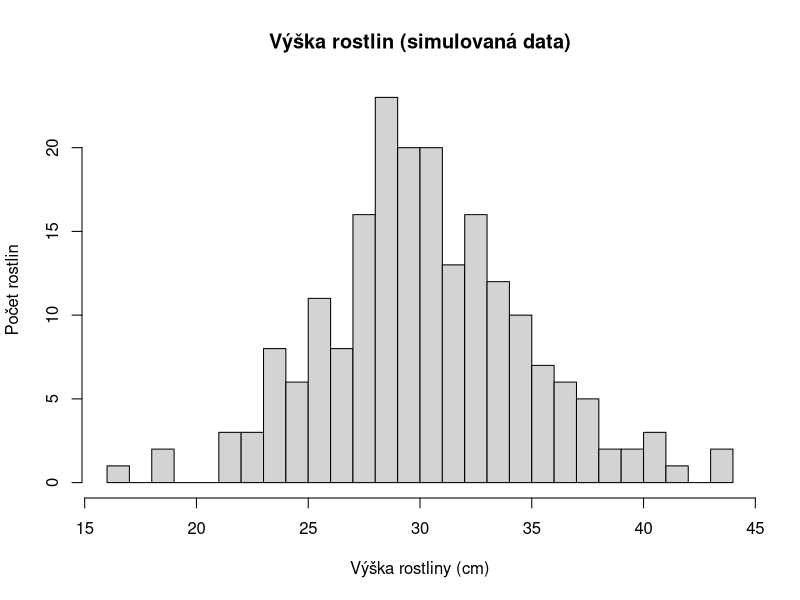

Reproduce this figure in R.
#----------------------------------------------------------#
#
#      L10 — Tvar rozdělení, transformace a nelinearita
#                 Praktické cvičení v R
#             Studenti biologie a ekologie
#                       O. Mottl
#                         2026
#
#----------------------------------------------------------#

#----------------------------------------------------------#
# Příprava -----
#----------------------------------------------------------#

#--------------------------------------------------#
## Jak získat a otevřít skript -----
#--------------------------------------------------#
# Ke cvičení potřebujete jen tento skript cviceni.R. Žádný datový soubor
# stahovat nemusíte: většinu dat si vytvoříte přímo v R a jedna tabulka
# je součástí každé instalace R.
#
# Kde skript najdete:
# V README lekce (soubor README.md v kořeni repozitáře L10) najděte část
# Materiály pro studenty a otevřete odkaz na R skript. Pokud se soubor
# otevře na GitHubu, stáhněte ho tlačítkem Download raw file nad obsahem
# souboru. Neukládejte stránku prohlížeče jako HTML.
# Po vydání cvičení bude skript také na webu kurzu:
# https://cuni-natur-biostatistics.github.io/L10/current/code/cviceni.R
#
# Jak skript uložit a otevřít:
# 1. Vytvořte si složku, například L10_praktikum, a uložte do ní
#    cviceni.R.
# 2. V RStudiu zvolte File > Open File a vyberte uložený cviceni.R.
# 3. Přes File > Save As si uložte vlastní kopii, například
#    cviceni_L10_prijmeni.R.

#--------------------------------------------------#
## Jak se skriptem pracovat -----
#--------------------------------------------------#
# Hlavní úlohy U01–U08 řešte v uvedeném pořadí, protože na sebe navazují.
# Úlohy navíc N01–N11 jsou dobrovolné. Slouží k dalšímu procvičování,
# klidně i po praktiku, a nemusíte je stihnout.
#
# Spouštění kódu:
# - Jeden příkaz spustíte tak, že do něj umístíte kurzor a stisknete
#   Ctrl + Enter.
# - Více příkazů najednou označte myší a stiskněte Ctrl + Enter.
# - Výsledky se vypisují v panelu Console, grafy v panelu Plots a vytvořené
#   objekty uvidíte v panelu Environment.
# - Starší grafy si v panelu Plots prohlédnete šipkami vlevo nahoře.
#
# Komentáře a odpovědi:
# - Řádky začínající znakem # jsou komentáře; R je nespouští.
# - Kód pište pod řádek "Vaše řešení". Slovní odpovědi pište jako komentáře.
# - Některé ukázky kódu jsou zakomentované. Zkopírujte je do svého řešení
#   a z každého řádku odstraňte úvodní #. Nejrychleji to uděláte tak, že
#   vložené řádky označíte a zvolíte Code > Comment/Uncomment Lines
#   (Ctrl + Shift + C).
#
# Když se něco pokazí:
# Pokud objekty v Environmentu neodpovídají skriptu, zvolte Session >
# Restart R. Restart smaže objekty z paměti, ale uložený skript zůstane.
# Potom znovu spusťte své hotové hlavní úlohy shora dolů.

#--------------------------------------------------#
## Výsledky učení a předpoklady -----
#--------------------------------------------------#
# Po cvičení byste měli umět:
# - popsat tvar rozdělení z histogramu a Q–Q grafu a posoudit, zda je
#   pro lineární model podstatný,
# - rozlišit transformace, které mění jen měřítko (jednotky, centrování,
#   z-skóre), od transformací, které mění tvar (odmocnina, logaritmus),
# - rozpoznat zakřivený vztah v grafu residuí a navrhnout jednoduché
#   řešení,
# - porovnat několik biologicky smysluplných tvarů vztahu,
# - vysvětlit koeficient modelu po logaritmické transformaci.
#
# Navazujeme na předchozí lekce: vektory, datové rámce, histogram, průměr
# a medián, lm(), coef(), confint(), predict(), residua, graf residuí,
# Q–Q graf a AIC. Nové funkce vysvětlujeme vždy u úlohy, kde je poprvé
# potřebujete.

#--------------------------------------------------#
## Technická kontrola -----
#--------------------------------------------------#
# Spusťte následující řádek. Vypíše verzi R. Očekávané výsledky ve skriptu
# platí pro R 3.6 a novější; ve starších verzích se mohou vygenerovaná
# čísla lišit.
R.version.string

#----------------------------------------------------------#
# Připomenutí z předchozích lekcí -----
#----------------------------------------------------------#
# Pokud se v grafech residuí a v AIC orientujete, můžete tento blok
# přeskočit.
#
# Graf residuí (osa x: odhadnuté hodnoty fitted(), osa y: residua
# residuals()) čteme takto:
# - vodorovný pás kolem nuly bez vzoru: přímka vztah vystihuje;
# - oblouk nebo písmeno U: vztah je zakřivený, přímka ho nevystihuje;
# - vějíř (rozptyl roste zleva doprava): odchylky jsou u velkých hodnot
#   větší než u malých.
#
# AIC porovnává kandidátní modely. Nižší AIC znamená lepší kompromis mezi
# shodou s daty a složitostí. Porovnávat smíme jen modely se stejnou
# odezvou na stejných pozorováních.

#----------------------------------------------------------#
# Hlavní úlohy -----
#----------------------------------------------------------#

#--------------------------------------------------#
## Sčítání, nebo násobení? -----
#--------------------------------------------------#
# V první části si data vytvoříme sami. Takovým datům říkáme simulovaná
# data. Výhoda: víme přesně, jak vznikla, a můžeme tak ověřit, co s nimi
# dělají grafy, transformace a modely.
#
# Nové funkce:
# - set.seed() nastaví výchozí bod generátoru náhodných čísel. Díky tomu
#   dostanete stejná „náhodná“ čísla jako ostatní a můžete porovnat své
#   výsledky s očekávanými. Spouštějte ho vždy těsně před generováním.
# - rnorm() vygeneruje n hodnot ze souměrného zvonu (normálního
#   rozdělení) se zadaným průměrem (mean) a směrodatnou odchylkou (sd).
#
# Ukázka: výška 200 rostlin (simulovaná data). Výšku ovlivňuje mnoho
# drobných vlivů (světlo, voda, živiny), které se k sobě SČÍTAJÍ.
# Součet mnoha drobných vlivů dává souměrný zvon. Proto výšku vytvoříme
# funkcí rnorm(): průměr 30 cm, směrodatná odchylka 5 cm.
# Označte všechny řádky ukázky a spusťte je Ctrl + Enter.
set.seed(seed = 900723)
vec_vyska_rostlin <-
  rnorm(
    n = 200,
    mean = 30,
    sd = 5
  )
hist(
  x = vec_vyska_rostlin,
  breaks = 20,
  main = "Výška rostlin (simulovaná data)",
  xlab = "Výška rostliny (cm)",
  ylab = "Počet rostlin"
)
mean(x = vec_vyska_rostlin)
median(x = vec_vyska_rostlin)

# Hmotnost ryby vzniká jinak. Každý vliv (teplota, potrava, paraziti)
# hmotnost zvětší nebo zmenší o určité PROCENTO. Vlivy se tedy NÁSOBÍ.
# Takovou veličinu vytvoříme tak, že zvon z rnorm() vložíme do funkce
# exp(). Funkce exp() je opakem logaritmu; podrobně se k ní vrátíme
# v úloze U03. Zatím stačí recept: mean = log(x = 50) zajistí, že typická
# ryba bude vážit kolem 50 g.
#
# Ukázka: hmotnost 200 ryb v gramech (simulovaná data). Označte všechny
# řádky a spusťte je.
set.seed(seed = 900723)
vec_hmotnost_ryb <-
  exp(
    x = rnorm(
      n = 200,
      mean = log(x = 50),
      sd = 0.8
    )
  )

#----------------------------------------#
### Úloha | L10-U01 -----
#----------------------------------------#

# Zadání:
# Pracujte s vec_vyska_rostlin a vec_hmotnost_ryb z ukázek.
# 1. Nakreslete histogram vec_hmotnost_ryb s popisky os včetně jednotek.
# 2. Spočítejte průměr a medián hmotnosti ryb.
# 3. Nakreslete Q–Q graf výšky rostlin a Q–Q graf hmotnosti ryb, oba
#    s referenční přímkou.
# 4. Do komentáře popište tvar obou rozdělení slovy: je souměrné, nebo má
#    dlouhý ocas na jedné straně? Jak se to projevilo na vztahu průměru
#    a mediánu a v Q–Q grafu?

# Vaše řešení:


# Nápověda 1:
# Histogram nakreslíte stejně jako v ukázce s rostlinami. Pro Q–Q graf
# potřebujete dvě funkce: jedna kreslí body, druhá přidá referenční
# přímku.
#
# Nápověda 2:
# Q–Q graf nakreslíte qqnorm(y = ...) a přímku přidáte qqline(y = ...).
# Pro každý vektor spusťte obě funkce zvlášť: nejdřív obě pro rostliny,
# potom obě pro ryby.
#
# Očekávaný výsledek:
# Ryby váží asi od 6 do 453 g. Průměr je asi 68,9 g, medián asi 49,2 g.
# Histogram má dlouhý ocas vpravo (pravostranně šikmé rozdělení)
# a v Q–Q grafu se body vpravo nahoře zvedají vysoko nad přímku.
# U rostlin je průměr (30,2 cm) téměř stejný jako medián (29,9 cm)
# a body Q–Q grafu leží blízko přímky.
#
# Interpretace:
# Několik velmi těžkých ryb táhne průměr nahoru. Která hodnota, průměr,
# nebo medián, lépe popisuje „typickou“ rybu?

#--------------------------------------------------#
## Mění se tvar, když měníme jednotky? -----
#--------------------------------------------------#
# Tři transformace mění jen měřítko:
# - změna jednotek: hmotnost v kg dostaneme jako hmotnost v g / 1000;
# - centrování: od každé hodnoty odečteme průměr, takže nový průměr je 0;
# - z-skóre: po centrování ještě vydělíme směrodatnou odchylkou.
#   z-skóre říká, o kolik směrodatných odchylek leží hodnota nad
#   průměrem (kladné číslo), nebo pod ním (záporné číslo):
#
#     z = (x - mean(x)) / sd(x)
#
# Funkce scale(x = ...) spočítá z-skóre stejně, ale vrací ho jako
# tabulku s pomocnými údaji. Proto zde používáme výpočet podle vzorce.

#----------------------------------------#
### Úloha | L10-U02 -----
#----------------------------------------#

# Zadání:
# Pracujte s vec_hmotnost_ryb z U01.
# 1. Vytvořte vec_hmotnost_kg (hmotnost v kilogramech).
# 2. Vytvořte vec_hmotnost_z (z-skóre hmotnosti) podle vzorce výše.
# 3. Spočítejte rozsah vec_hmotnost_kg funkcí range().
# 4. Nakreslete histogram vec_hmotnost_z a porovnejte ho s histogramem
#    z U01.
# 5. Spočítejte průměr a směrodatnou odchylku vec_hmotnost_z.
# 6. Do komentáře zapište, co se změnilo a co zůstalo stejné.

# Vaše řešení:


# Nápověda 1:
# Každou transformaci zapíšete jedním řádkem: vezmete celý vektor
# a provedete s ním výpočet. R počítá s každou hodnotou vektoru zvlášť.
#
# Nápověda 2:
# Pro z-skóre použijte mean(x = vec_hmotnost_ryb) a
# sd(x = vec_hmotnost_ryb) přímo ve vzorci. Histogram nakreslíte hist()
# se stejnými argumenty jako v ukázce; změňte x a popisek osy x.
# Rozsah vypíše range(x = vec_hmotnost_kg).
#
# Očekávaný výsledek:
# Hmotnosti v kg leží asi od 0,006 do 0,453 kg. Histogram z-skóre má
# stejný tvar s dlouhým ocasem vpravo jako histogram z U01; změnila se
# jen čísla na ose x. Průměr z-skóre je prakticky 0. R ho může vypsat jako
# velmi malé číslo, například 4.3e-17. Zápis e-17 znamená × 10^-17, tedy
# prakticky nulu. Směrodatná odchylka z-skóre je přesně 1. Nejtěžší ryba
# má z-skóre asi 6,05: leží 6,05 směrodatné odchylky nad průměrem.
#
# Interpretace:
# Spolužák tvrdí: „Po převodu na z-skóre budou hmotnosti normálně
# rozdělené.“ Má pravdu? Odpovězte podle svých histogramů.

#--------------------------------------------------#
## Které transformace mění tvar? -----
#--------------------------------------------------#
# Odmocnina a logaritmus mění tvar rozdělení: malé hodnoty od sebe
# oddálí a velké k sobě přiblíží. Dlouhý ocas vpravo se tím zkrátí.
#
# Logaritmus převádí násobky na stejné kroky. Funkce log() počítá
# přirozený logaritmus a exp() je jeho opak. Spusťte ukázku:
# - každé zdvojnásobení (1, 2, 4, 8) přidá k logaritmu stejný krok 0,693;
# - exp() vrátí logaritmus zpět na původní hodnotu;
# - logaritmus nuly není konečné číslo (R vypíše -Inf), proto lze
#   logaritmovat jen kladné hodnoty.
log(x = c(1, 2, 4, 8))
exp(x = log(x = 8))
log(x = 0)

#----------------------------------------#
### Úloha | L10-U03 -----
#----------------------------------------#

# Zadání:
# Pracujte s vec_hmotnost_ryb z U01.
# 1. Vytvořte vec_hmotnost_odmocnina pomocí sqrt() a vec_hmotnost_log
#    pomocí log().
# 2. Nakreslete histogram každého z nich.
# 3. Nakreslete Q–Q graf vec_hmotnost_log s referenční přímkou.
# 4. Spočítejte průměr vec_hmotnost_log a porovnejte ho s log(x = 50),
#    tedy s hodnotou, kterou jsme zadali do receptu v ukázce před U01.
# 5. Převeďte průměr logaritmů zpět funkcí exp(). Kolik gramů vyšlo?
# 6. Do komentáře zapište, které transformace z U02 a U03 změnily tvar
#    rozdělení a které jen měřítko.

# Vaše řešení:


# Nápověda 1:
# V ukázce před U01 jsme zvon z rnorm() vložili do exp(). Co se stane, když na
# výsledek použijeme opačnou funkci?
#
# Nápověda 2:
# vec_hmotnost_log <- log(x = vec_hmotnost_ryb). Zpětný převod průměru:
# exp(x = mean(x = vec_hmotnost_log)).
#
# Očekávaný výsledek:
# Po odmocnině má histogram stále ocas vpravo, ale kratší. Po logaritmu je
# histogram přibližně souměrný a body Q–Q grafu leží blízko přímky.
# Průměr logaritmů je asi 3,948, log(x = 50) je 3,912. exp() vrátí asi
# 51,8 g, tedy hodnotu blízkou typické rybě z receptu (50 g). Tvar
# změnily odmocnina a logaritmus; jednotky a z-skóre změnily jen měřítko.
# Histogram logaritmu hmotnosti má stejný tvar jako histogram výšky
# rostlin z ukázky: oba vznikly se stejným set.seed() ze stejných
# náhodných čísel z rnorm(), jen s jiným průměrem a rozptylem.
#
# Interpretace:
# Veličině, která je po logaritmu souměrná, říkáme log-normální. Které
# biologické veličiny kolem vás vznikají spíš násobením než sčítáním?

#--------------------------------------------------#
## Co musí být normální? -----
#--------------------------------------------------#
# Lineární model předpokládá přibližně normální rozdělení residuí, nikoli
# odezvy nebo prediktoru. Ověříme si to na datech, u kterých víme, že
# přímka platí.
#
# Ukázka: 120 listů (simulovaná data). Plocha listu vzniká násobením,
# proto je pravostranně šikmá. Sušina listu je přesně přímka:
# 5 mg + 0,4 mg na každý cm² plochy, plus náhodná odchylka ze zvonu se
# směrodatnou odchylkou 3 mg. Označte všechny řádky a spusťte je.
set.seed(seed = 900723)
vec_plocha_listu <-
  exp(
    x = rnorm(
      n = 120,
      mean = log(x = 20),
      sd = 0.9
    )
  )
vec_susina_listu <-
  5 + 0.4 * vec_plocha_listu +
  rnorm(
    n = 120,
    mean = 0,
    sd = 3
  )
data_listy <-
  data.frame(
    plocha_cm2 = vec_plocha_listu,
    susina_mg = vec_susina_listu
  )
# Jeden řádek tabulky data_listy představuje jeden list.
#
# Shapiro–Wilkův test normality doplňuje Q–Q graf. Nulová hypotéza zní:
# hodnoty odpovídají normálnímu tvaru. Malá p-hodnota je důkazem proti
# ní. Test čteme vždy až po Q–Q grafu a s ohledem na počet pozorování:
# u velkých vzorků odhalí i nepodstatnou odchylku, u malých přehlédne
# i velkou. Použití: shapiro.test(x = ...).

#----------------------------------------#
### Úloha | L10-U04 -----
#----------------------------------------#

# Zadání:
# Pracujte s data_listy.
# 1. Nakreslete histogram plochy listu a histogram sušiny listu.
# 2. Vytvořte model mod_listy se sušinou jako odezvou a plochou jako
#    prediktorem.
# 3. Nakreslete histogram residuí a Q–Q graf residuí mod_listy.
# 4. Spusťte Shapiro–Wilkův test na sušině listu a na residuích
#    mod_listy.
# 5. Do komentáře odpovězte: co musí být u lineárního modelu přibližně
#    normální, a splňuje to mod_listy?

# Vaše řešení:


# Nápověda 1:
# Model vytvoříte jako v předchozích lekcích pomocí lm() s formula
# a data. Residua z modelu získáte funkcí, kterou jste používali v grafu
# residuí.
#
# Nápověda 2:
# Formule je susina_mg ~ plocha_cm2. Residua jsou
# residuals(object = mod_listy); vložte je do hist(), qqnorm(), qqline()
# a shapiro.test().
#
# Očekávaný výsledek:
# Plocha i sušina mají dlouhý ocas vpravo. Residua jsou přibližně
# souměrná a v Q–Q grafu leží blízko přímky. Test pro sušinu dává
# p < 0,001, pro residua p ≈ 0,56. Odhadnutý sklon je asi 0,41 mg
# na cm² (v receptu 0,4). Model je v pořádku, i když odezva normální není.
#
# Interpretace:
# Proč by bylo chybou sušinu logaritmovat jen proto, že test normality
# pro samotnou sušinu dal malou p-hodnotu?

#--------------------------------------------------#
## Kolikrát víc energie spotřebuje dvakrát těžší zvíře? -----
#--------------------------------------------------#
# U savců roste klidový metabolismus s tělesnou hmotností přibližně jako
# hmotnost^0,75. Zvíře dvakrát těžší tedy nespotřebuje dvakrát víc
# energie, ale jen 2^0,75 ≈ 1,68krát víc.
#
# Ukázka: 80 savců od 10 g do 100 kg (simulovaná data). Funkce runif()
# vygeneruje hodnoty rovnoměrně rozložené mezi min a max. Hmotnosti
# rozložíme rovnoměrně na logaritmické škále, aby byla zastoupena malá
# i velká zvířata. Metabolismus ve wattech je 3 × hmotnost^0,75, násobený
# náhodnou odchylkou zhruba o třicet procent nahoru nebo dolů.
# Označte všechny řádky a spusťte je.
set.seed(seed = 900723)
vec_hmotnost_zvirat <-
  exp(
    x = runif(
      n = 80,
      min = log(x = 0.01),
      max = log(x = 100)
    )
  )
vec_metabolismus <-
  3 * vec_hmotnost_zvirat^0.75 *
  exp(
    x = rnorm(
      n = 80,
      mean = 0,
      sd = 0.3
    )
  )
data_metabolismus <-
  data.frame(
    hmotnost_kg = vec_hmotnost_zvirat,
    metabolismus_w = vec_metabolismus
  )
# Jeden řádek tabulky data_metabolismus představuje jedno zvíře.
#
# Zakřivený vztah lze popsat i lineárním modelem. „Lineární“ znamená
# lineární v koeficientech, nikoli přímka v grafu. Do formule proto
# můžeme dát i log() nebo druhou mocninu prediktoru. Druhou mocninu
# zapíšeme jako I(hmotnost_kg^2). Funkce I() říká R, aby výraz uvnitř
# spočítal jako obyčejnou druhou mocninu.

#----------------------------------------#
### Úloha | L10-U05 -----
#----------------------------------------#

# Zadání:
# Pracujte s data_metabolismus.
# 1. Nakreslete bodový graf metabolismu (osa y) proti hmotnosti (osa x)
#    s popisky os včetně jednotek.
# 2. Vytvořte mod_metab_primka (metabolismus ~ hmotnost) a nakreslete
#    jeho graf residuí s vodorovnou čárou v nule.
# 3. Dříve než odhadnete další modely, zapište do komentáře, co
#    biologicky tvrdí tito dva kandidáti:
#
#      mod_metab_kvadraticky:
#        metabolismus_w ~ hmotnost_kg + I(hmotnost_kg^2)
#      mod_metab_mocninny:
#        log(metabolismus_w) ~ log(hmotnost_kg)
#
# 4. Vytvořte mod_metab_kvadraticky a nakreslete jeho graf residuí.
# 5. Spočítejte AIC přímky a kvadratického modelu. Do komentáře zapište,
#    proč do tohoto srovnání nesmíme přidat AIC mocninného modelu.

# Vaše řešení:


# Nápověda 1:
# Kvadratický člen dovoluje, aby křivka postupně zrychlovala nebo
# zpomalovala, případně se obrátila. Mocninný vztah tvrdí, že každé
# zdvojnásobení hmotnosti vynásobí metabolismus stejným číslem.
#
# Nápověda 2:
# Graf residuí: plot(x = fitted(object = ...), y = residuals(object = ...))
# a potom abline(h = 0). AIC spočítáte AIC(object = ...) pro každý model
# zvlášť.
#
# Očekávaný výsledek:
# Většina zvířat je v bodovém grafu namačkaná vlevo dole. V grafu residuí
# přímky mají nejmenší zvířata residua mírně záporná a rozptyl residuí
# doprava výrazně roste (vějíř). Kvadratický model má nižší AIC (asi
# 550,3 proti 557,5), ale vějíř v jeho residuích zůstává. Mocninný model
# má jinou odezvu (logaritmus metabolismu), proto jeho AIC nelze
# porovnat s modely pro metabolismus ve wattech.
#
# Interpretace:
# Kvadratický model „vyhrál“ nad přímkou. Stačí to k tomu, abychom ho
# použili?

#--------------------------------------------------#
## Najde model exponent, který jsme zadali? -----
#--------------------------------------------------#
# V mocninném modelu log(metabolismus) ~ log(hmotnost) je sklon přímo
# exponentem z receptu: pokud model funguje, měl by vyjít blízko 0,75.
# Zvíře 2krát těžší má metabolismus 2^sklon krát vyšší.

#----------------------------------------#
### Úloha | L10-U06 -----
#----------------------------------------#

# Zadání:
# Pracujte s data_metabolismus.
# 1. Nakreslete bodový graf log(metabolismus_w) proti log(hmotnost_kg).
# 2. Vytvořte mod_metab_mocninny podle formule z U05. Nakreslete jeho
#    graf residuí a Q–Q graf residuí.
# 3. Vypište jeho koeficienty a 95% intervaly spolehlivosti. Obsahuje
#    interval pro sklon hodnotu 0,75 z receptu?
# 4. Spočítejte 2^sklon a interpretujte ho jednou větou o zvířatech.
# 5. Převeďte intercept zpět funkcí exp() a porovnejte ho s číslem 3
#    z receptu.

# Vaše řešení:


# Nápověda 1:
# Sklon najdete v řádku s log(hmotnost_kg). Intercept je metabolismus
# na logaritmické škále pro zvíře, jehož log(hmotnost) je 0, tedy pro
# zvíře o hmotnosti 1 kg.
#
# Nápověda 2:
# Koeficienty: coef(object = mod_metab_mocninny); sklon je druhý prvek,
# například coef(object = mod_metab_mocninny)[2]. Intervaly vypíše
# confint(). Mocninu zapíšete jako 2^číslo.
#
# Očekávaný výsledek:
# Na logaritmických osách leží body podél přímky. Residua tvoří
# vodorovný pás bez vějíře a v Q–Q grafu leží blízko přímky. Sklon je asi
# 0,743, interval asi 0,719 až 0,766, takže obsahuje 0,75. 2^sklon je
# asi 1,67: zvíře dvakrát těžší má asi o 67 % vyšší metabolismus. exp()
# z interceptu je asi 3,00.
#
# Interpretace:
# U skutečných dat exponent předem neznáme. Co z této úlohy plyne pro
# důvěru v interval spolehlivosti?

#--------------------------------------------------#
## Má růst larev teplotní optimum? -----
#--------------------------------------------------#
# Larvy hmyzu rostou nejrychleji při určité teplotě. Za chladu je
# metabolismus pomalý, za horka se larvy přehřívají. Takový vztah má
# vrchol (optimum). Logaritmus ho nevystihne, protože jen ohýbá rostoucí
# křivku, ale nedokáže ji otočit dolů. Vrchol umí popsat kvadratický
# člen.
#
# Ukázka: 60 larev chovaných při teplotách 10–35 °C (simulovaná data).
# Denní přírůstek hmotnosti v mg je parabola s vrcholem ve 24 °C plus
# náhodná odchylka. Označte všechny řádky a spusťte je.
set.seed(seed = 900723)
vec_teplota <-
  runif(
    n = 60,
    min = 10,
    max = 35
  )
vec_rust <-
  -12 + 2.4 * vec_teplota - 0.05 * vec_teplota^2 +
  rnorm(
    n = 60,
    mean = 0,
    sd = 1.5
  )
data_larvy <-
  data.frame(
    teplota_c = vec_teplota,
    rust_mg = vec_rust
  )
# Jeden řádek tabulky data_larvy představuje jednu larvu.
#
# Vrchol paraboly odezva = a + b × x + c × x² leží v bodě x = -b / (2c).
# Koeficient b je u prediktoru, c u jeho druhé mocniny.

#----------------------------------------#
### Úloha | L10-U07 -----
#----------------------------------------#

# Zadání:
# Pracujte s data_larvy.
# 1. Nakreslete bodový graf růstu (osa y) proti teplotě (osa x).
# 2. Vytvořte tři modely a ke každému nakreslete graf residuí:
#
#      mod_larvy_primka:      rust_mg ~ teplota_c
#      mod_larvy_kvadraticky: rust_mg ~ teplota_c + I(teplota_c^2)
#      mod_larvy_log:         log(rust_mg) ~ log(teplota_c)
#
# 3. Který model odstranil oblouk v residuích? Porovnejte AIC přímky
#    a kvadratického modelu.
# 4. Z koeficientů kvadratického modelu spočítejte teplotní optimum
#    a porovnejte ho s 24 °C z receptu.

# Vaše řešení:


# Nápověda 1:
# Optimum spočítáte ze dvou koeficientů kvadratického modelu: z koeficientu
# u teplota_c (b) a u I(teplota_c^2) (c). Pořadí koeficientů vypíše
# coef().
#
# Nápověda 2:
# Uložte vec_koef <- coef(object = mod_larvy_kvadraticky). Prvek [1] je
# intercept, [2] je b a [3] je c. Do vzorce -b / (2c) dosaďte
# vec_koef[2] a vec_koef[3].
#
# Očekávaný výsledek:
# Přímka i logaritmický model nechávají v residuích výrazný oblouk;
# kvadratický model nechává vodorovný pás. AIC: přímka asi 296,6,
# kvadratický model asi 218,3. AIC logaritmického modelu do srovnání
# nepatří, protože má jinou odezvu. Optimum vychází asi 23,7 °C.
#
# Interpretace:
# U metabolismu pomohl logaritmus, u larev ne. Co rozhoduje o tom, jaký
# tvar vztahu zvolit?

#--------------------------------------------------#
## Jak rychle roste objem dřeva s průměrem kmene? -----
#--------------------------------------------------#
# Teď skutečná data, u kterých správný tvar předem neznáme. Tabulka trees
# je součástí každé instalace R. Obsahuje 31 pokácených třešní pozdních
# (Prunus serotina) z USA (zdroj: Ryan, Joiner a Ryan, 1976). Jeden řádek
# představuje jeden strom. Sloupce jsou v amerických jednotkách:
# - Girth  ... průměr kmene ve výšce 4,5 stopy, v palcích (název sloupce
#              je zavádějící, jde o průměr, ne o obvod);
# - Height ... výška stromu ve stopách;
# - Volume ... objem dřeva v krychlových stopách.
# Převodní konstanty: 1 palec = 2,54 cm; 1 stopa = 0,3048 m;
# 1 krychlová stopa = 0,0283 m³.
head(
  x = trees,
  n = 6
)
#
# Kmen se podobá válci nebo kuželi. Jeho objem roste s plochou průřezu
# a ta roste s druhou mocninou průměru.

#----------------------------------------#
### Úloha | L10-U08 -----
#----------------------------------------#

# Zadání:
# 1. Ještě před výpočty zapište do komentáře, jaký exponent očekáváte
#    ve vztahu objem ~ průměr^exponent, a proč.
# 2. Vytvořte data_tresne se sloupci prumer_cm, vyska_m a objem_m3
#    převedenými z tabulky trees.
# 3. Nakreslete histogram objemu a porovnejte průměr s mediánem.
# 4. Nakreslete bodový graf objemu proti průměru kmene. Vytvořte
#    mod_tresne_primka (objem_m3 ~ prumer_cm) a nakreslete graf residuí.
# 5. Vytvořte mod_tresne_kvadraticky (s I(prumer_cm^2)) a porovnejte AIC
#    přímky a kvadratického modelu.
# 6. Vytvořte mod_tresne_mocninny (log–log) a nakreslete jeho graf
#    residuí.
# 7. Vypište koeficienty a 95% intervaly mocninného modelu. Porovnejte
#    exponent se svým očekáváním z bodu 1 a spočítejte 2^exponent.
# 8. Napište závěr ve třech až čtyřech větách: jak objem roste s průměrem
#    kmene, jak jistí si jsme a jedno omezení těchto dat.

# Vaše řešení:


# Nápověda 1:
# Postupujte jako u metabolismu v U05–U06, jen napřed převeďte jednotky:
# každý sloupec trees vynásobte jeho převodní konstantou.
#
# Nápověda 2:
# data_tresne <- data.frame(prumer_cm = trees$Girth * 2.54, ...) a stejně
# doplňte výšku a objem. Formule mocninného modelu je
# log(objem_m3) ~ log(prumer_cm).
#
# Očekávaný výsledek:
# Objem je 0,29–2,18 m³, průměr (0,85 m³) je vyšší než medián (0,68 m³).
# Residua přímky tvoří písmeno U: kladná u tenkých i tlustých stromů,
# záporná uprostřed. Kvadratický model má nižší AIC (asi -53,5 proti
# -39,4). AIC mocninného modelu do srovnání nepatří, protože má jinou
# odezvu; jeho residua tvoří vodorovný pás. Exponent je asi 2,20
# (interval asi 2,02 až 2,38). Je blízko očekávané hodnotě 2, ale
# interval ji těsně nezahrnuje; vysvětlení hledejte v interpretaci. Strom
# s dvojnásobným průměrem má asi 4,6krát víc dřeva. Omezení: jeden druh,
# 31 stromů a průměry jen 21–52 cm.
#
# Interpretace:
# Exponent vyšel o něco vyšší než 2. Napadá vás biologický důvod?
# Pomůže pohled na sloupec vyska_m.

#----------------------------------------------------------#
# Úlohy navíc -----
#----------------------------------------------------------#
# Úlohy navíc jsou dobrovolné. Každá uvádí, které objekty z hlavních úloh
# nebo z ukázky těsně před ní potřebuje. Nové objekty pojmenujte jinak,
# než se jmenují objekty z hlavních úloh, abyste je nepřepsali.

#--------------------------------------------------#
## Tvar rozdělení a velikost vzorku -----
#--------------------------------------------------#

# Ukázka: dva vzorky ze stejného souměrného zvonu (simulovaná data),
# jeden s 20 a druhý s 2000 hodnotami. Recept je stejný jako u výšky
# rostlin, mění se jen počet hodnot. Označte všechny řádky a spusťte je.
set.seed(seed = 900723)
vec_zvon_20 <-
  rnorm(
    n = 20,
    mean = 30,
    sd = 5
  )
set.seed(seed = 900723)
vec_zvon_2000 <-
  rnorm(
    n = 2000,
    mean = 30,
    sd = 5
  )

#----------------------------------------#
### Úloha navíc | L10-N01 -----
#----------------------------------------#

# Zadání:
# Pracujte s vec_zvon_20 a vec_zvon_2000 z ukázky.
# 1. Nakreslete histogram obou vektorů.
# 2. Do komentáře popište, zda v každém z nich poznáte souměrný zvon.

# Vaše řešení:


# Nápověda 1:
# Oba vektory pocházejí ze stejného receptu. Liší se jen počtem hodnot,
# a tedy tím, kolik hodnot připadne na každý sloupec histogramu.
#
# Nápověda 2:
# Použijte hist() jako v ukázce s rostlinami. U malého vzorku zkuste
# breaks = 10, u velkého breaks = 30.
#
# Očekávaný výsledek:
# Histogram 20 hodnot je zubatý a zvon v něm skoro nepoznáte, i když
# hodnoty pocházejí ze souměrného zvonu. Histogram 2000 hodnot zvon
# ukazuje zřetelně.
#
# Interpretace:
# Co z toho plyne pro posuzování tvaru z histogramu residuí u malých
# datových souborů?

# Ukázka: dva vzorky se stejným mírně pravostranně šikmým tvarem
# (simulovaná data), 20 a 2000 hodnot. Recept je stejný jako u hmotnosti
# ryb, jen s jinými čísly. Označte všechny řádky a spusťte je.
set.seed(seed = 900723)
vec_mirne_20 <-
  exp(
    x = rnorm(
      n = 20,
      mean = 0,
      sd = 0.25
    )
  )
set.seed(seed = 900723)
vec_mirne_2000 <-
  exp(
    x = rnorm(
      n = 2000,
      mean = 0,
      sd = 0.25
    )
  )

#----------------------------------------#
### Úloha navíc | L10-N02 -----
#----------------------------------------#

# Zadání:
# Pracujte s vec_mirne_20 a vec_mirne_2000 z ukázky výše.
# 1. Na oba vektory použijte shapiro.test().
# 2. Nakreslete jejich Q–Q grafy s referenční přímkou.
# 3. Do komentáře porovnejte p-hodnoty a Q–Q grafy obou vzorků.

# Vaše řešení:


# Nápověda 1:
# Oba vzorky vznikly stejným receptem, takže mají stejně mírnou šikmost.
# Liší se jen počtem hodnot, se kterým test pracuje.
#
# Nápověda 2:
# shapiro.test(x = vec_mirne_20) a totéž pro vec_mirne_2000. Q–Q graf
# nakreslíte qqnorm(y = ...) a qqline(y = ...).
#
# Očekávaný výsledek:
# Pro 20 hodnot je p asi 0,21, pro 2000 hodnot je p < 0,001, přestože
# obě skupiny vznikly stejným receptem se stejnou mírnou šikmostí.
#
# Interpretace:
# Proč výsledek testu normality vždy čteme spolu s Q–Q grafem a počtem
# pozorování?

#----------------------------------------#
### Úloha navíc | L10-N03 -----
#----------------------------------------#

# Zadání:
# Koeficient šikmosti je průměr třetích mocnin z-skóre:
#
#   mean(x = ((x - mean(x)) / sd(x))^3)
#
# Kladné číslo znamená ocas vpravo, záporné ocas vlevo a číslo blízko
# nuly souměrný tvar. Nejde o pravidlo s pevnou hranicí, jen o popis.
# Spočítejte koeficient šikmosti pro vec_vyska_rostlin, vec_hmotnost_ryb
# a vec_hmotnost_log z hlavních úloh.

# Vaše řešení:


# Nápověda 1:
# Uvnitř vzorce poznáte z-skóre z U02.
#
# Nápověda 2:
# Pro ryby můžete použít přímo vec_hmotnost_z:
# mean(x = vec_hmotnost_z^3).
#
# Očekávaný výsledek:
# Rostliny asi 0,16, ryby asi 3,00, logaritmus hmotnosti ryb asi 0,16.
# Rostliny a logaritmus hmotnosti mají stejnou šikmost, protože vznikly
# ze stejných náhodných čísel (viz U03).
#
# Interpretace:
# Proč by bylo chybou rozhodovat o transformaci jen podle toho, zda
# koeficient šikmosti překročí nějakou hranici?

#--------------------------------------------------#
## Další biologické situace -----
#--------------------------------------------------#

# Ukázka: bakterie se v kultuře množí tak, že za každou hodinu přibude
# stejné PROCENTO buněk. Kód vytvoří počty buněk měřené každou hodinu
# od 0 do 12, pokaždé třikrát (simulovaná data). Za hodinu se počet
# vynásobí exp(0.35) ≈ 1,419, tedy přibude asi 41,9 %.
# V kódu je 0:12 řada celých čísel od 0 do 12 a rep(each = 3) zopakuje
# každé z nich třikrát. length() vrátí počet prvků vektoru.
# Označte všechny řádky a spusťte je.
set.seed(seed = 900723)
vec_hodina <-
  rep(
    x = 0:12,
    each = 3
  )
vec_bakterie <-
  1000 * exp(x = 0.35 * vec_hodina) *
  exp(
    x = rnorm(
      n = length(x = vec_hodina),
      mean = 0,
      sd = 0.15
    )
  )
data_bakterie <-
  data.frame(
    hodina = vec_hodina,
    pocet_bunek = vec_bakterie
  )
# Jeden řádek tabulky data_bakterie představuje jedno měření.

#----------------------------------------#
### Úloha navíc | L10-N04 -----
#----------------------------------------#

# Zadání:
# Pracujte s data_bakterie z ukázky výše.
# 1. Nakreslete bodový graf počtu buněk proti hodině a potom graf
#    logaritmu počtu buněk proti hodině.
# 2. Vytvořte mod_bakterie: log(pocet_bunek) ~ hodina.
# 3. Převeďte sklon na procento za hodinu: 100 * (exp(sklon) - 1).
#    Totéž udělejte s oběma mezemi 95% intervalu spolehlivosti.

# Vaše řešení:


# Nápověda 1:
# Je-li logaritmovaná jen odezva, exp(sklon) udává, kolikrát se odezva
# vynásobí, když prediktor vzroste o 1.
#
# Nápověda 2:
# 100 * (exp(x = coef(object = mod_bakterie)[2]) - 1) a stejný výpočet
# pro confint(object = mod_bakterie)[2, ].
#
# Očekávaný výsledek:
# Počty rostou stále rychleji, logaritmus počtu roste po přímce. Sklon
# je asi 0,349, tedy asi 41,8 % za hodinu (interval asi 39,9 až 43,8 %).
# Skutečná hodnota z receptu 41,9 % leží v intervalu.
#
# Interpretace:
# Proč by přímka bez logaritmu popsala růst kultury špatně?

# Ukázka: počet chycených brouků ve 100 pastech (simulovaná data). Počet
# brouků je celé číslo a často je nula. Funkce rpois() vygeneruje celé
# počty (0, 1, 2, …) kolem zadaného průměru lambda; zde je to průměrně
# jeden brouk na past. Označte oba řádky a spusťte je.
set.seed(seed = 900723)
vec_brouci <-
  rpois(
    n = 100,
    lambda = 1
  )

#----------------------------------------#
### Úloha navíc | L10-N05 -----
#----------------------------------------#

# Zadání:
# Pracujte s vec_brouci z ukázky výše.
# 1. Spočítejte, kolik pastí je prázdných.
# 2. Vypočítejte log(x = vec_brouci) a sqrt(x = vec_brouci) a podívejte
#    se, co vyšlo u prázdných pastí.
# 3. Nakreslete histogram počtů a histogram jejich odmocniny.

# Vaše řešení:


# Nápověda 1:
# Logická podmínka vec_brouci == 0 vrací TRUE pro prázdné pasti; TRUE se
# při sčítání počítá jako 1.
#
# Nápověda 2:
# sum(vec_brouci == 0). Hodnoty u prázdných pastí uvidíte například
# pomocí log(x = vec_brouci)[vec_brouci == 0].
#
# Očekávaný výsledek:
# Prázdných je 36 pastí. Logaritmus u nich dává -Inf, takže ho nelze
# použít. Odmocnina nuly je 0 a histogram odmocniny má kratší ocas vpravo.
#
# Interpretace:
# Pro počty s mnoha nulami existují vhodnější modely, ke kterým se
# dostaneme v jedné z dalších lekcí. Proč nestačí prázdné pasti z dat
# vyřadit?

#--------------------------------------------------#
## Prohloubení hlavních úloh -----
#--------------------------------------------------#

# Ukázka: stejná simulace metabolismu jako před U05, se stejným
# set.seed(), ale s exponentem 1 místo 0.75 (simulovaná data).
# Označte všechny řádky a spusťte je.
set.seed(seed = 900723)
vec_hmotnost_iso <-
  exp(
    x = runif(
      n = 80,
      min = log(x = 0.01),
      max = log(x = 100)
    )
  )
vec_metabolismus_iso <-
  3 * vec_hmotnost_iso^1 *
  exp(
    x = rnorm(
      n = 80,
      mean = 0,
      sd = 0.3
    )
  )
data_metabolismus_iso <-
  data.frame(
    hmotnost_kg = vec_hmotnost_iso,
    metabolismus_w = vec_metabolismus_iso
  )

#----------------------------------------#
### Úloha navíc | L10-N06 -----
#----------------------------------------#

# Zadání:
# Pracujte s data_metabolismus_iso z ukázky výše.
# 1. Vytvořte mocninný model mod_metab_iso:
#
#      log(metabolismus_w) ~ log(hmotnost_kg)
#
# 2. Vypište jeho koeficienty a 95% intervaly spolehlivosti. Obsahuje
#    interval spolehlivosti sklonu hodnotu 1?

# Vaše řešení:


# Nápověda 1:
# Postupujte stejně jako u mod_metab_mocninny v U06, jen s jinou
# tabulkou.
#
# Nápověda 2:
# lm() s formulí z bodu 1 a data = data_metabolismus_iso, potom coef()
# a confint().
#
# Očekávaný výsledek:
# Sklon je asi 0,993 (interval asi 0,969 až 1,016) a obsahuje 1. Model
# sleduje exponent, který jsme do dat vložili.
#
# Interpretace:
# Exponent 1 znamená, že metabolismus roste stejně rychle jako hmotnost.
# Co by to znamenalo pro spotřebu energie na 1 kg těla u malých a velkých
# zvířat?

#----------------------------------------#
### Úloha navíc | L10-N07 -----
#----------------------------------------#

# Zadání:
# Porovnejte tři „typické“ hodnoty hmotnosti ryb z U01: průměr, medián
# a exp(průměr logaritmů).

# Vaše řešení:


# Nápověda 1:
# Průměr logaritmů jste už počítali v U03.
#
# Nápověda 2:
# exp(x = mean(x = log(x = vec_hmotnost_ryb))).
#
# Očekávaný výsledek:
# Průměr asi 68,9 g, medián asi 49,2 g, exp(průměr logaritmů) asi 51,8 g.
# Zpětně převedený průměr logaritmů leží blízko mediánu a blízko 50 g
# z receptu, nikoli blízko aritmetického průměru.
#
# Interpretace:
# Když model s logaritmem odezvy převedeme zpět funkcí exp(), popisuje
# odhad průměrnou, nebo spíš typickou hodnotu?

#----------------------------------------#
### Úloha navíc | L10-N08 -----
#----------------------------------------#

# Zadání:
# Intercept kvadratického modelu larev z U07 popisuje růst při 0 °C,
# kde žádná larva nebyla. Vytvořte kopii tabulky data_larvy pod názvem
# data_larvy_centrovane a přidejte do ní sloupec teplota_od_20 (teplota
# minus 20 °C). Vytvořte stejný kvadratický model s tímto sloupcem místo
# teplota_c a porovnejte koeficienty s mod_larvy_kvadraticky.

# Vaše řešení:


# Nápověda 1:
# Centrování na zvolenou hodnotu je odečtení té hodnoty od celého
# sloupce.
#
# Nápověda 2:
# data_larvy_centrovane$teplota_od_20 <- data_larvy_centrovane$teplota_c
# - 20; formule rust_mg ~ teplota_od_20 + I(teplota_od_20^2).
#
# Očekávaný výsledek:
# Nový intercept je asi 16,23 mg za den, což je odhadnutý růst při 20 °C.
# Koeficient u druhé mocniny se nezmění (asi -0,053) a odhadnuté hodnoty
# obou modelů jsou totožné. Centrování změnilo význam interceptu, ne
# tvar křivky.
#
# Interpretace:
# Proč je intercept pro 20 °C užitečnější než intercept pro 0 °C?

#----------------------------------------#
### Úloha navíc | L10-N09 -----
#----------------------------------------#

# Zadání:
# Objem válce je úměrný průměru na druhou krát výšce. Do mocninného
# modelu třešní z U08 přidejte logaritmus výšky:
#
#   log(objem_m3) ~ log(prumer_cm) + log(vyska_m)
#
# Model uložte jako mod_tresne_vyska. Porovnejte oba exponenty
# s geometrickým očekáváním 2 a 1.

# Vaše řešení:


# Nápověda 1:
# Logaritmus součinu je součet logaritmů, proto se výška do modelu
# přidává znaménkem +.
#
# Nápověda 2:
# lm() s formulí výše a data = data_tresne, potom confint().
#
# Očekávaný výsledek:
# Exponent průměru je asi 1,98 (interval 1,83 až 2,14), exponent výšky
# asi 1,12 (interval 0,70 až 1,54). Oba intervaly obsahují geometrické
# očekávání.
#
# Interpretace:
# Jak tento výsledek vysvětluje, proč byl exponent v U08 o něco vyšší
# než 2?

#----------------------------------------#
### Úloha navíc | L10-N10 -----
#----------------------------------------#

# Zadání:
# Následující shrnutí je záměrně chybné. Opravte každou větu a ke každé
# opravě uveďte doklad z některé hlavní úlohy:
#
#   „Sušina listů nebyla normálně rozdělená, proto byl model chybný.
#   Převod na z-skóre šikmost odstraní. Mocninný model metabolismu má
#   nejnižší AIC ze všech tří, proto je nejlepší. Logaritmus narovná
#   každý zakřivený vztah.“

# Vaše řešení:


# Nápověda 1:
# Každá věta se týká jiné hlavní úlohy: U02, U04, U05 a U07.
#
# Nápověda 2:
# Hledejte v těchto úlohách konkrétní graf nebo číslo, které tvrzení
# vyvrací, například histogram residuí nebo graf residuí logaritmického
# modelu larev.
#
# Očekávaný výsledek:
# Opravy: normální mají být residua (U04); z-skóre nemění tvar (U02);
# AIC mocninného modelu nelze porovnat s modely jiné odezvy (U05);
# logaritmus nevystihne vztah s optimem (U07).
#
# Interpretace:
# Která z oprav by u skutečné studie nejvíc změnila závěr?

#----------------------------------------#
### Úloha navíc | L10-N11 -----
#----------------------------------------#

# Zadání:
# Larvy z U07 byly chovány jen při 10–35 °C. Pomocí predict()
# a kvadratického modelu mod_larvy_kvadraticky odhadněte denní růst při
# 0 °C a při 50 °C.

# Vaše řešení:


# Nápověda 1:
# predict() potřebuje tabulku nových hodnot se sloupcem pojmenovaným
# stejně jako prediktor v modelu.
#
# Nápověda 2:
# Vytvořte data.frame(teplota_c = c(0, 50)) a předejte ho do predict()
# jako argument newdata.
#
# Očekávaný výsledek:
# Při 0 °C model předpovídá asi -12,9 mg za den a při 50 °C asi -19,7 mg
# za den. Obě teploty leží mimo naměřený rozsah, kde parabola nemá oporu
# v datech.
#
# Interpretace:
# Proč těmto odhadům nevěříme, i když model v rozsahu 10–35 °C sedí
# dobře?

#----------------------------------------------------------#
# Ohlédnutí a vlastní kontrola -----
#----------------------------------------------------------#
# Zkuste bez kódu odpovědět na tyto otázky:
# 1. Proč je veličina vzniklá násobením mnoha vlivů pravostranně šikmá?
# 2. Které transformace mění jen měřítko a které i tvar rozdělení?
# 3. Co musí být u lineárního modelu přibližně normální?
# 4. Jak v grafu residuí poznáte zakřivený vztah?
# 5. Kdy pomůže logaritmus a kdy kvadratický člen?
# 6. Proč nelze porovnat AIC modelu pro y a modelu pro log(y)?
# 7. Jak zní interpretace sklonu v modelu log(y) ~ log(x)?
# Pokud si nejste jistí, vraťte se k úlohám U01–U03, U04, U05–U07 a U08.
